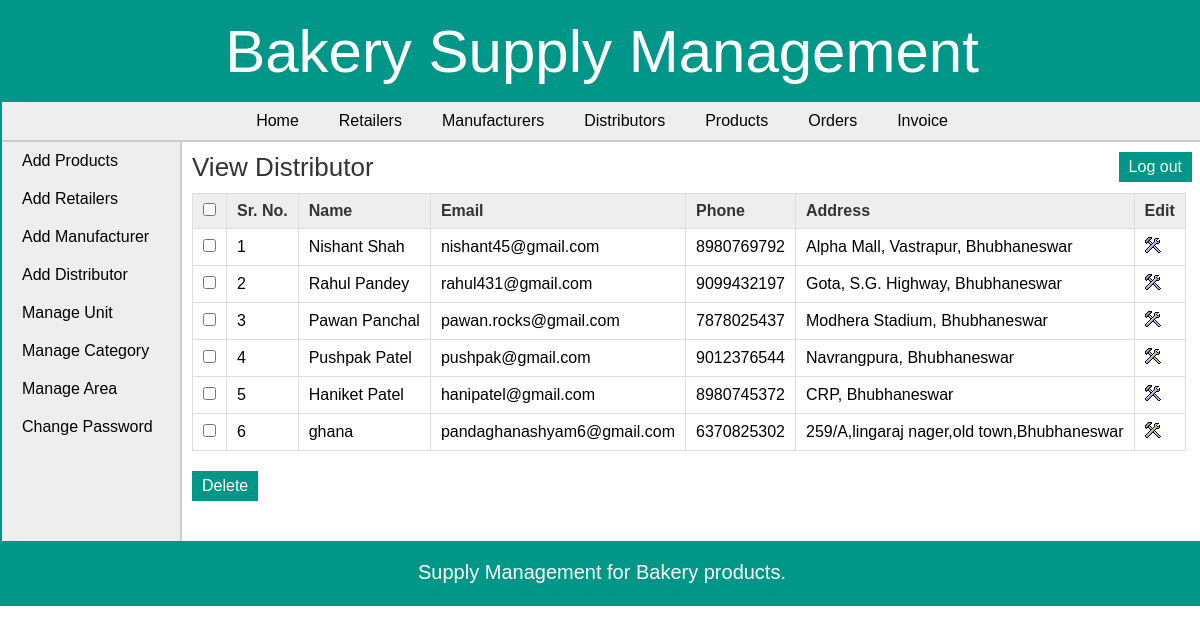
Screenshot of /admin/view_distributor.php (signed in) with the database file from the repository.
### tables this page shows
CREATE TABLE `distributor` (
  `dist_id` int(11) NOT NULL,
  `dist_name` varchar(25) NOT NULL,
  `dist_email` varchar(50) DEFAULT NULL,
  `dist_phone` varchar(10) NOT NULL,
  `dist_address` varchar(200) DEFAULT NULL
);

### admin/view_distributor.php (the view, shortened to what this page needs)
<?php
	include("../includes/config.php");
	if(isset($_SESSION['admin_login'])) {
		if($_SESSION['admin_login'] == true) {
			$query_selectDistributor = "SELECT * FROM distributor";
			$result_selectDistributor = mysqli_query($con,$query_selectDistributor);
		}
		else {
			header('Location:../index.php');
		}
	}
	else {
		header('Location:../index.php');
	}
?>
<!DOCTYPE html>
<html>
<head>
	<link rel="stylesheet" href="../includes/main_style.css" >
</head>
<body>
	<?php
		include("../includes/header.inc.php");
		include("../includes/nav_admin.inc.php");
		include("../includes/aside_admin.inc.php");
	?>
	<section>
		<h1>View Distributor</h1>
		<form action="" method="POST" class="form">
		<table class="table_displayData">
			<tr>
				<th> <input type="checkbox" onClick="toggle(this)" /> </th>
				<th>Sr. No.</th>
				<th>Name</th>
				<th>Email</th>
				<th>Phone</th>
				<th>Address</th>
				<th> Edit </th>
			</tr>
			<?php $i=1; while($row_selectDistributor = mysqli_fetch_array($result_selectDistributor)) { ?>
			<tr>
				<td> <input type="checkbox" name="chkId[]" value="<?php echo $row_selectDistributor['dist_id']; ?>" /> </td>
				<td> <?php echo $i; ?> </td>
				<td> <?php echo $row_selectDistributor['dist_name']; ?> </td>
				<td> <?php echo $row_selectDistributor['dist_email']; ?> </td>
				<td> <?php echo $row_selectDistributor['dist_phone']; ?> </td>
				<td> <?php echo $row_selectDistributor['dist_address']; ?> </td>
				<td> <a href="edit_distributor.php?id=<?php echo $row_selectDistributor['dist_id']; ?>"><img src="../images/edit.png" alt="edit" /></a> </td>
			</tr>
			<?php $i++; } ?>
		</table>
		<input type="submit" value="Delete" class="submit_button"/>
		</form>
	</section>
	<?php
		include("../includes/footer.inc.php");
	?>
</body>
</html>

### includes/main_style.css (style rules this page uses)
* { font-family: arial,sans-serif; margin:0px; padding:0px; }
body { width:1200px; margin:auto; border:2px solid #009688; }
a { text-decoration:none; }
.submit_button { font-size:16px; margin-top:20px; margin-right:20px; padding:6px 10px; background-color:#009688; border:none; color:white; }
section { width:1000px; padding:10px; padding-bottom:40px; }
section h1 { margin-bottom:10px; font-weight:normal; color:#333; font-size: 26px; }
table { border-collapse: collapse; }
.table_displayData td, .table_displayData th { border:1px solid #ddd; padding: 8px 10px; text-align: left; }
.table_displayData th { background-color:#eee; color:#333; }

### rows the page displays
distributor: dist_name "Nishant Shah", dist_email "nishant45@gmail.com", dist_phone "8980769792", dist_address "Alpha Mall, Vastrapur, Bhubhaneswar"
distributor: dist_name "Rahul Pandey", dist_email "rahul431@gmail.com", dist_phone "9099432197", dist_address "Gota, S.G. Highway, Bhubhaneswar"
distributor: dist_name "Pawan Panchal", dist_email "pawan.rocks@gmail.com", dist_phone "7878025437", dist_address "Modhera Stadium, Bhubhaneswar"
distributor: dist_name "Pushpak Patel", dist_email "pushpak@gmail.com", dist_phone "9012376544", dist_address "Navrangpura, Bhubhaneswar"
distributor: dist_name "Haniket Patel", dist_email "hanipatel@gmail.com", dist_phone "8980745372", dist_address "CRP, Bhubhaneswar"
distributor: dist_name "ghana", dist_email "pandaghanashyam6@gmail.com", dist_phone "6370825302", dist_address "259/A,lingaraj nager,old town,Bhubhaneswar"
